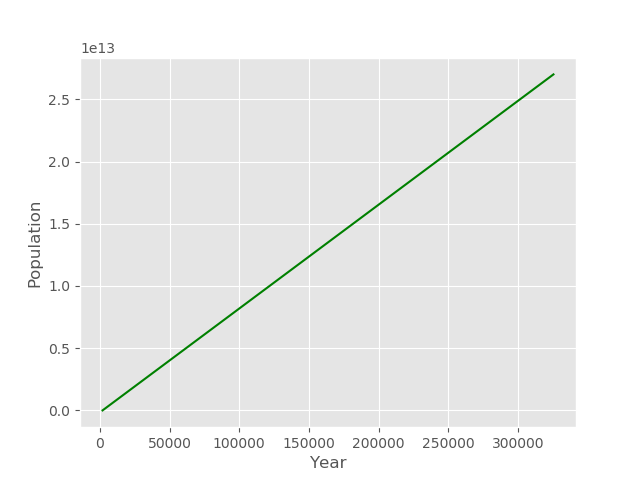

Source code (Python):
import numpy as np
import pandas as pd
import matplotlib.pyplot as plt
plt.style.use('ggplot')

file = ".\df_real_and_predicted_pop.csv"
df = pd.read_csv(file, delimiter=',')

plt.plot(df['Year'], df['Population'], "g")
plt.xlabel("Year")
plt.ylabel("Population")
plt.show()
# Population change from 2000 to 2088
plt.plot(df['Year'][22:41], df['Population'][22:41], 'r')
plt.xlabel("Year")
plt.ylabel("Population")
plt.show()
